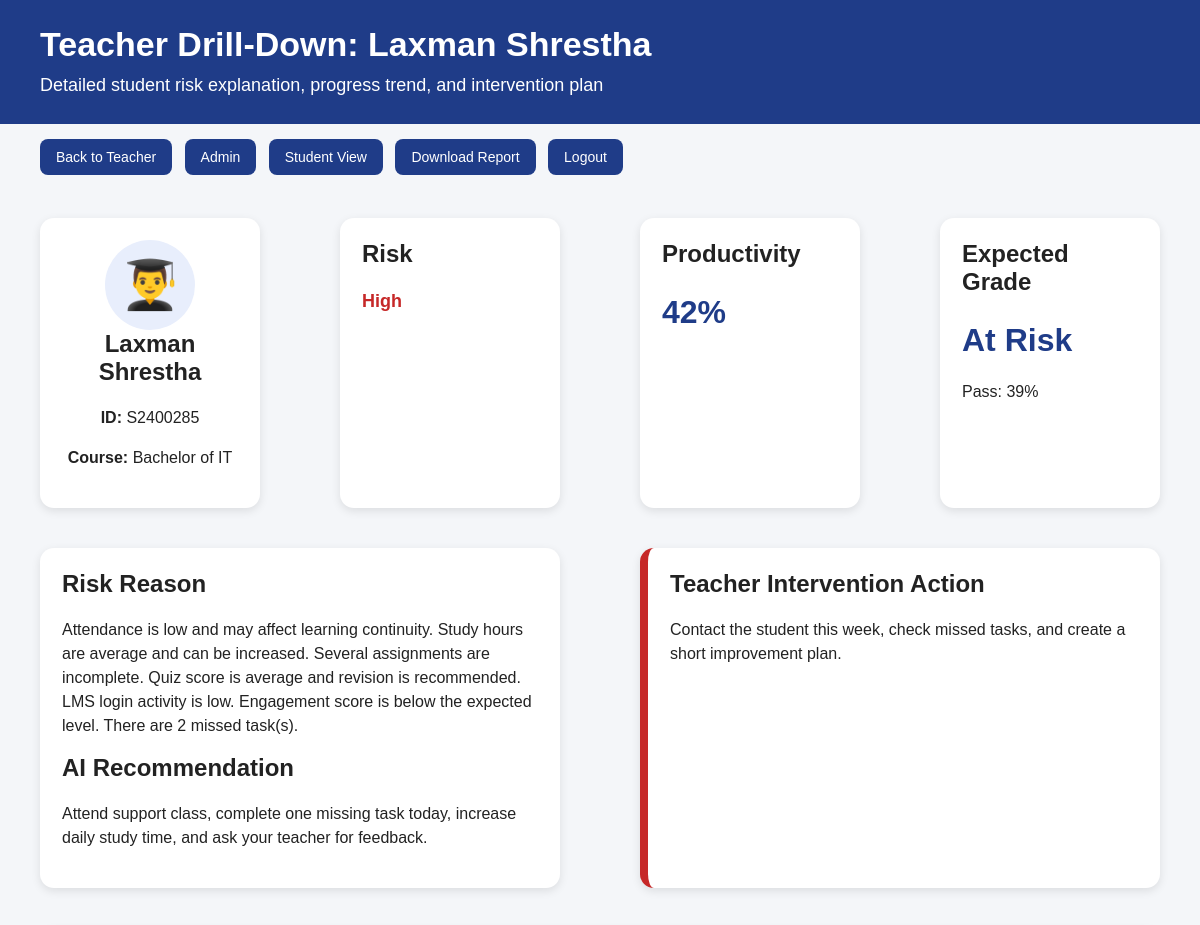
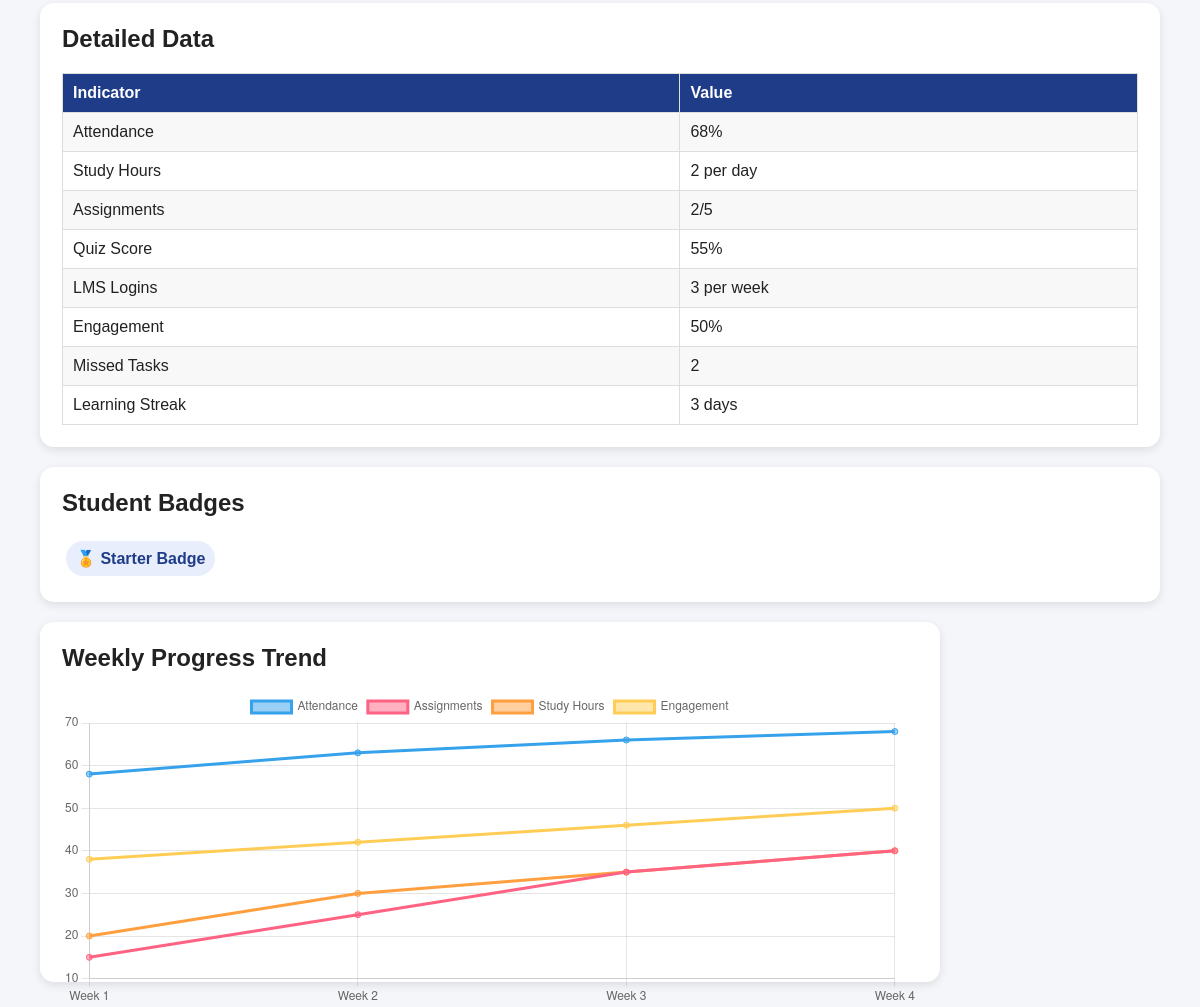
The page /teacher/student/laxman on the database its author committed (2 pictures, top to bottom).
### app.py (models this page shows)
class Student(db.Model):
    id = db.Column(db.Integer, primary_key=True)
    username = db.Column(db.String(50), unique=True, nullable=False)
    name = db.Column(db.String(100), nullable=False)
    student_id = db.Column(db.String(30), nullable=False)
    course = db.Column(db.String(100), nullable=False)
    teacher_name = db.Column(db.String(100), nullable=False, default="Teacher")
    attendance = db.Column(db.Integer, default=70)
    study_hours = db.Column(db.Integer, default=2)
    assignments = db.Column(db.Integer, default=3)  # out of 5
    quiz = db.Column(db.Integer, default=60)
    lms_logins = db.Column(db.Integer, default=5)
    engagement = db.Column(db.Integer, default=60)
    missed_tasks = db.Column(db.Integer, default=1)
    productivity = db.Column(db.Integer, default=0)
    risk = db.Column(db.String(20), default="Medium")
    expected_grade = db.Column(db.String(20), default="B")
    pass_probability = db.Column(db.Integer, default=70)
    notification = db.Column(db.Text, default="")
    recommendation = db.Column(db.Text, default="")
    reason = db.Column(db.Text, default="")
    teacher_action = db.Column(db.Text, default="")
    streak = db.Column(db.Integer, default=3)
    daily_goal_done = db.Column(db.Integer, default=2)
    daily_goal_total = db.Column(db.Integer, default=4)
    weekly_goal_done = db.Column(db.Integer, default=8)
    weekly_goal_total = db.Column(db.Integer, default=12)
    updated_at = db.Column(db.DateTime, default=datetime.utcnow, onupdate=datetime.utcnow)

### app.py (the view)
@app.route("/teacher/student/<username>")
def teacher_student_detail(username):
    student = Student.query.filter_by(username=username.lower()).first()
    if not student:
        return redirect(url_for("teacher"))
    return render_template(
        "student_detail.html",
        student=student,
        badges=get_badges(student),
        chart=weekly_data(student),
    )

### app.py (called while the page is built)
def clamp(value, minimum=0, maximum=100):
    return max(minimum, min(maximum, int(round(value))))

def get_badges(student):
    badges = []
    if student.streak >= 5:
        badges.append("Consistent Learner")
    if student.assignments >= 4:
        badges.append("On-Time Submitter")
    if student.study_hours >= 4:
        badges.append("Focus Champion")
    if student.attendance >= 85:
        badges.append("Attendance Star")
    if student.quiz >= 75:
        badges.append("Quiz Improver")
    if not badges:
        badges.append("Starter Badge")
    return badges

def weekly_data(student):
    return {
        "labels": ["Week 1", "Week 2", "Week 3", "Week 4"],
        "attendance": [clamp(student.attendance - 10), clamp(student.attendance - 5), clamp(student.attendance - 2), student.attendance],
        "assignments": [clamp((student.assignments * 20) - 25), clamp((student.assignments * 20) - 15), clamp((student.assignments * 20) - 5), student.assignments * 20],
        "study": [clamp((student.study_hours * 20) - 20), clamp((student.study_hours * 20) - 10), clamp((student.study_hours * 20) - 5), min(student.study_hours * 20, 100)],
        "engagement": [clamp(student.engagement - 12), clamp(student.engagement - 8), clamp(student.engagement - 4), student.engagement],
    }

### templates/student_detail.html (shortened to what this page needs)
<!DOCTYPE html>
<html>
<head>
    <link rel="stylesheet" href="{{ url_for('static', filename='style.css') }}">
</head>
<body>
    <div class="top-bar">
        <h1>Teacher Drill-Down: {{ student.name }}</h1>
        <p>Detailed student risk explanation, progress trend, and intervention plan</p>
    </div>
    <div class="nav">
        <a href="/teacher">Back to Teacher</a>
        <a href="/admin">Admin</a>
        <a href="/student/{{ student.username }}">Student View</a>
        <a href="/download_report/{{ student.username }}">Download Report</a>
        <a href="/logout">Logout</a>
    </div>
    <div class="grid">
        <div class="card profile-card">
            <div class="avatar">👨‍🎓</div>
            <h2>{{ student.name }}</h2>
            <p><b>ID:</b> {{ student.student_id }}</p>
            <p><b>Course:</b> {{ student.course }}</p>
        </div>
        <div class="card"><h2>Risk</h2><p class="risk {{ student.risk|lower }}">{{ student.risk }}</p></div>
        <div class="card"><h2>Productivity</h2><p class="big-number">{{ student.productivity }}%</p></div>
        <div class="card"><h2>Expected Grade</h2><p class="big-number">{{ student.expected_grade }}</p><p>Pass: {{ student.pass_probability }}%</p></div>
    </div>
    <div class="grid-2">
        <div class="card">
            <h2>Risk Reason</h2>
            <p>{{ student.reason }}</p>
            <h2>AI Recommendation</h2>
            <p>{{ student.recommendation }}</p>
        </div>
        <div class="card alert">
            <h2>Teacher Intervention Action</h2>
            <p>{{ student.teacher_action }}</p>
        </div>
    </div>
    <div class="card">
        <h2>Detailed Data</h2>
        <table>
            <tr><th>Indicator</th><th>Value</th></tr>
            <tr><td>Attendance</td><td>{{ student.attendance }}%</td></tr>
            <tr><td>Study Hours</td><td>{{ student.study_hours }} per day</td></tr>
            <tr><td>Assignments</td><td>{{ student.assignments }}/5</td></tr>
            <tr><td>Quiz Score</td><td>{{ student.quiz }}%</td></tr>
            <tr><td>LMS Logins</td><td>{{ student.lms_logins }} per week</td></tr>
            <tr><td>Engagement</td><td>{{ student.engagement }}%</td></tr>
            <tr><td>Missed Tasks</td><td>{{ student.missed_tasks }}</td></tr>
            <tr><td>Learning Streak</td><td>{{ student.streak }} days</td></tr>
        </table>
    </div>
    <div class="card">
        <h2>Student Badges</h2>
        {% for badge in badges %}
            <span class="badge">🏅 {{ badge }}</span>
        {% endfor %}
    </div>
    <div class="card chart-box">
        <h2>Weekly Progress Trend</h2>
        <canvas id="detailChart"></canvas>
    </div>
    <script>
        const chartData = {{ chart|tojson }};
        new Chart(document.getElementById('detailChart'), {
            type: 'line',
            data: {
                labels: chartData.labels,
                datasets: [
                    { label: 'Attendance', data: chartData.attendance },
                    { label: 'Assignments', data: chartData.assignments },
                    { label: 'Study Hours', data: chartData.study },
                    { label: 'Engagement', data: chartData.engagement }
                ]
            },
            options: { responsive: true, maintainAspectRatio: false }
        });
    </script>
</body>
</html>

### static/style.css (style rules this page uses)
* { box-sizing: border-box; }
body { font-family: Arial, sans-serif; margin: 0; background: #f4f6f9; color: #222; }
.top-bar { background: #1f3c88; color: white; padding: 25px 40px; }
.top-bar h1 { margin: 0; font-size: 34px; }
.top-bar p { margin: 8px 0 0; font-size: 18px; }
.nav { padding: 15px 40px; }
a, .small-btn, button { text-decoration: none; color: white; background: #1f3c88; padding: 10px 16px; border-radius: 8px; display: inline-block; margin-right: 8px; margin-bottom: 8px; border: none; cursor: pointer; font-size: 14px; }
.card { background: white; padding: 22px; margin: 20px 40px; border-radius: 14px; box-shadow: 0 3px 10px rgba(0,0,0,0.10); }
.grid { display: grid; grid-template-columns: repeat(4, 1fr); gap: 0; }
.grid-2 { display: grid; grid-template-columns: 1fr 1fr; gap: 0; }
.profile-card { text-align: center; }
.avatar { width: 90px; height: 90px; background: #e8eefc; border-radius: 50%; margin: auto; font-size: 48px; display: flex; align-items: center; justify-content: center; }
h1, h2, h3 { margin-top: 0; }
p, li { font-size: 16px; line-height: 1.5; }
.big-number { font-size: 36px; font-weight: bold; color: #1f3c88; }
.risk { font-weight: bold; font-size: 18px; }
.risk.high { color: #c62828; }
.alert { border-left: 8px solid #c62828; }
table { width: 100%; border-collapse: collapse; margin-top: 15px; }
th { background: #1f3c88; color: white; }
th, td { border: 1px solid #ddd; padding: 10px; text-align: left; vertical-align: top; }
tr:nth-child(even) { background: #f8f8f8; }
.badge { background: #e8eefc; color: #1f3c88; padding: 8px 10px; border-radius: 20px; display: inline-block; margin: 4px; font-weight: bold; }
.chart-box { max-width: 900px; height: 360px; }
.big-number { font-size: 2rem; font-weight: 700; margin: 8px 0; }

### rows shown on the page
Student: name "Laxman Shrestha", student_id "S2400285", course "Bachelor of IT", risk "High", productivity "42", expected_grade "At Risk", pass_probability "39", reason "Attendance is low and may affect learning continuity. Study hours are average and can be increased. Several assignments are incomplete. Quiz score is average and revision is recommended. LMS login activity is low. Engagement score is below the expected level. There are 2 missed task(s).", recommendation "Attend support class, complete one missing task today, increase daily study time, and ask your teacher for feedback.", teacher_action "Contact the student this week, check missed tasks, and create a short improvement plan.", attendance "68", study_hours "2", assignments "2", quiz "55", lms_logins "3", engagement "50", missed_tasks "2", streak "3"

### other values the page prints
{{ badge }} "Starter Badge"
